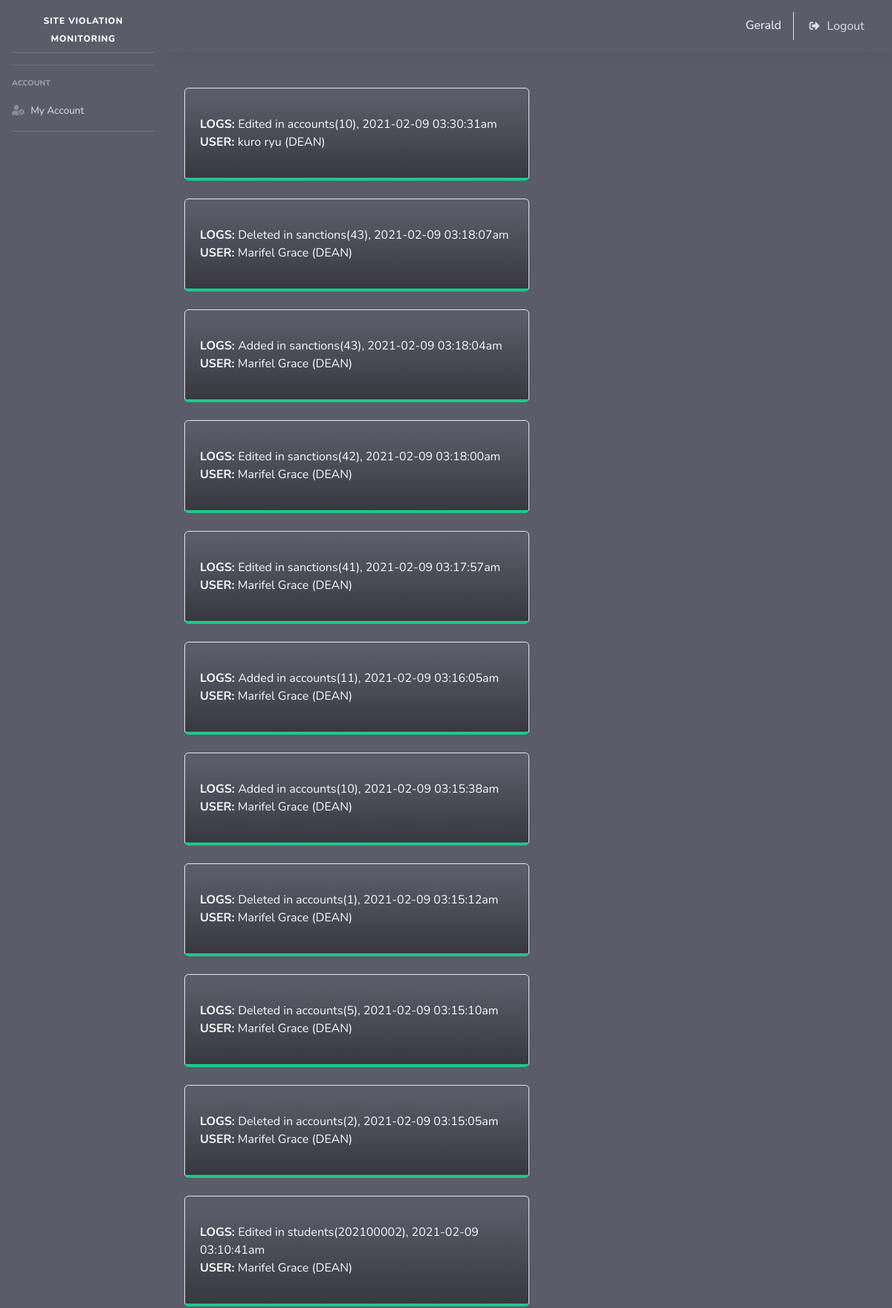
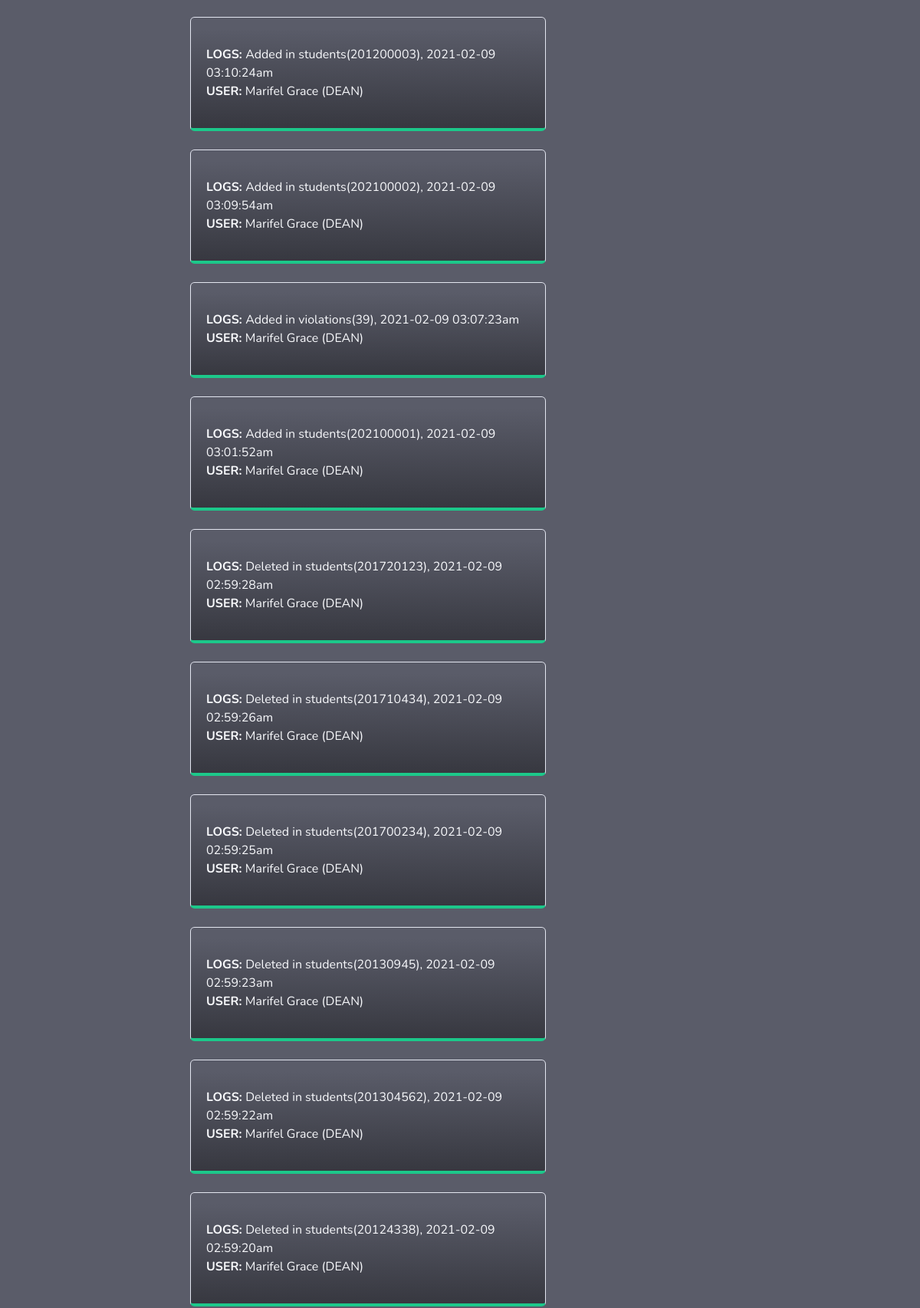
The page /logs.php (signed in, upper part) on the database its author committed (2 pictures, top to bottom).
### tables this page shows
CREATE TABLE `logs` (
  `log_id` int(11) NOT NULL,
  `username` text NOT NULL,
  `fullname` text NOT NULL,
  `user_type` text NOT NULL,
  `xdate` text NOT NULL,
  `xtime` text NOT NULL,
  `action` text NOT NULL
);

### perfect_function.php (called while the page is built, shortened)
<?php
function getConnection()
{
	$servername = "localhost";
	$username = "root";
	$password = "";
	$dbname = "site_violation2";
	$conn = new mysqli($servername, $username, $password, $dbname);
	return $conn;
}
function get_desc($table_name, $column)
{
	$conn = getConnection();
	$sql = "SELECT * FROM $table_name ORDER BY $column DESC";
	$result = $conn->query($sql);
	return $result;
}
?>

### logs.php (the view, shortened to what this page needs)
<?php
include "header.php";
include "perfect_function.php";
?>
<br>
    <?php
        $table_name="logs";
        $column="log_id";
        $user_data=get_desc($table_name, $column);
        foreach ($user_data as $key => $row) {
            $fullname=$row['fullname'];
            $user_type=$row['user_type'];
            $action=$row['action'];
            $xdate=$row['xdate'];
            $xtime=$row['xtime'];
    ?>
<div class='card mb-4 py-3 border-bottom-success w-50 bg-gradient-dark'>
        <div class='card-body'>
              <span class="m-0 text-light" style="text-align: left;">
                <b>LOGS: </b><?= $action.", ".$xdate." ".$xtime ?>
                <br>
                <b>USER: </b><?= $fullname." (".$user_type.")" ?>
              </span>
        </div>
        </div>
        <?php   }   ?>
        </div>

### rows shown on the page
logs: action "Edited in accounts(10)", xdate "2021-02-09", xtime "03:30:31am", fullname "kuro ryu", user_type "DEAN"
logs: action "Deleted in sanctions(43)", xdate "2021-02-09", xtime "03:18:07am", fullname "Marifel Grace", user_type "DEAN"
logs: action "Added in sanctions(43)", xdate "2021-02-09", xtime "03:18:04am", fullname "Marifel Grace", user_type "DEAN"
logs: action "Edited in sanctions(42)", xdate "2021-02-09", xtime "03:18:00am", fullname "Marifel Grace", user_type "DEAN"
logs: action "Edited in sanctions(41)", xdate "2021-02-09", xtime "03:17:57am", fullname "Marifel Grace", user_type "DEAN"
logs: action "Added in accounts(11)", xdate "2021-02-09", xtime "03:16:05am", fullname "Marifel Grace", user_type "DEAN"
logs: action "Added in accounts(10)", xdate "2021-02-09", xtime "03:15:38am", fullname "Marifel Grace", user_type "DEAN"
logs: action "Deleted in accounts(1)", xdate "2021-02-09", xtime "03:15:12am", fullname "Marifel Grace", user_type "DEAN"
logs: action "Deleted in accounts(5)", xdate "2021-02-09", xtime "03:15:10am", fullname "Marifel Grace", user_type "DEAN"
logs: action "Deleted in accounts(2)", xdate "2021-02-09", xtime "03:15:05am", fullname "Marifel Grace", user_type "DEAN"
logs: action "Edited in students(202100002)", xdate "2021-02-09", xtime "03:10:41am", fullname "Marifel Grace", user_type "DEAN"
logs: action "Added in students(201200003)", xdate "2021-02-09", xtime "03:10:24am", fullname "Marifel Grace", user_type "DEAN"
logs: action "Added in students(202100002)", xdate "2021-02-09", xtime "03:09:54am", fullname "Marifel Grace", user_type "DEAN"
logs: action "Added in violations(39)", xdate "2021-02-09", xtime "03:07:23am", fullname "Marifel Grace", user_type "DEAN"
logs: action "Added in students(202100001)", xdate "2021-02-09", xtime "03:01:52am", fullname "Marifel Grace", user_type "DEAN"
logs: action "Deleted in students(201720123)", xdate "2021-02-09", xtime "02:59:28am", fullname "Marifel Grace", user_type "DEAN"
logs: action "Deleted in students(201710434)", xdate "2021-02-09", xtime "02:59:26am", fullname "Marifel Grace", user_type "DEAN"
logs: action "Deleted in students(201700234)", xdate "2021-02-09", xtime "02:59:25am", fullname "Marifel Grace", user_type "DEAN"
logs: action "Deleted in students(20130945)", xdate "2021-02-09", xtime "02:59:23am", fullname "Marifel Grace", user_type "DEAN"
logs: action "Deleted in students(201304562)", xdate "2021-02-09", xtime "02:59:22am", fullname "Marifel Grace", user_type "DEAN"
logs: action "Deleted in students(20124338)", xdate "2021-02-09", xtime "02:59:20am", fullname "Marifel Grace", user_type "DEAN"

### other values the page prints
$_SESSION['firstlast'] "Gerald"
